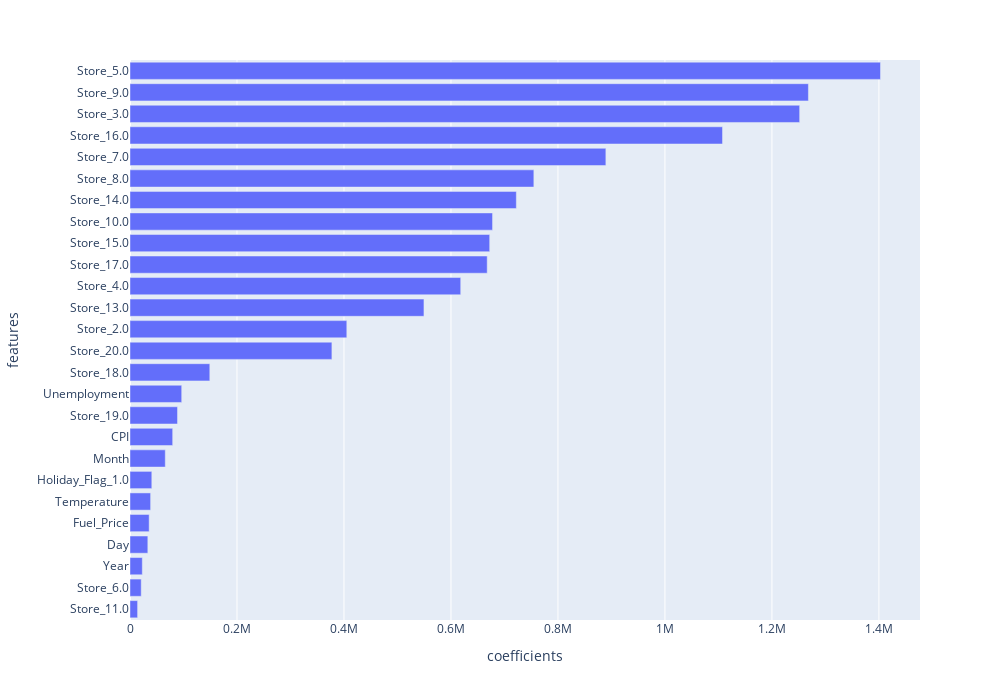

The cell this chart's notebook holds for it:
### Code cell
_, fig = create_features_importance_df_fig(preprocessor, linear_regression.coef_)
fig.show()

### Figure 1 — Plotly figure (JSON) as saved in the notebook; plotly's stock layout.template omitted (floating-point values rounded to 4 significant figures)
{"data": [{"alignmentgroup": "True", "hovertemplate": "coefficients=%{x}<br>features=%{y}<extra></extra>", "legendgroup": "", "marker": {"color": "#636efa", "pattern": {"shape": ""}}, "name": "", "offsetgroup": "", "orientation": "h", "showlegend": false, "textposition": "auto", "type": "bar", "x": [14200.0, 20980.0, 23010.0, 33320.0, 35820.0, 38540.0, 40770.0, 65950.0, 79780.0, 88830.0, 96640.0, 149200.0, 377400.0, 405300.0, 549500.0, 618200.0, 667700.0, 672400.0, 677700.0, 722200.0, 754900.0, 889500.0, 1108000.0, 1252000.0, 1268000.0, 1403000.0], "xaxis": "x", "y": ["Store_11.0", "Store_6.0", "Year", "Day", "Fuel_Price", "Temperature", "Holiday_Flag_1.0", "Month", "CPI", "Store_19.0", "Unemployment", "Store_18.0", "Store_20.0", "Store_2.0", "Store_13.0", "Store_4.0", "Store_17.0", "Store_15.0", "Store_10.0", "Store_14.0", "Store_8.0", "Store_7.0", "Store_16.0", "Store_3.0", "Store_9.0", "Store_5.0"], "yaxis": "y"}], "layout": {"barmode": "relative", "height": 700, "legend": {"tracegroupgap": 0}, "margin": {"l": 120, "t": 60}, "showlegend": false, "width": 1000, "xaxis": {"anchor": "y", "domain": [0, 1], "title": {"text": "coefficients"}}, "yaxis": {"anchor": "x", "domain": [0, 1], "title": {"text": "features"}}}}
